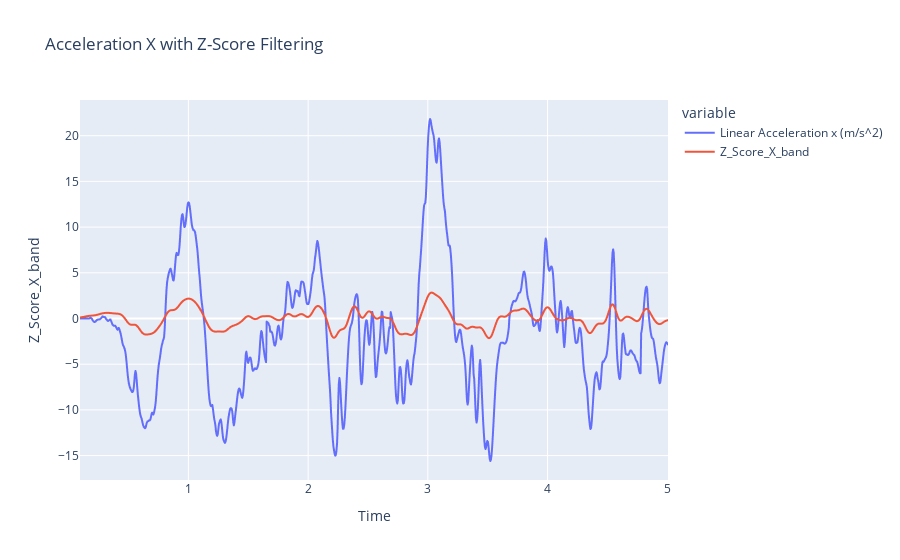
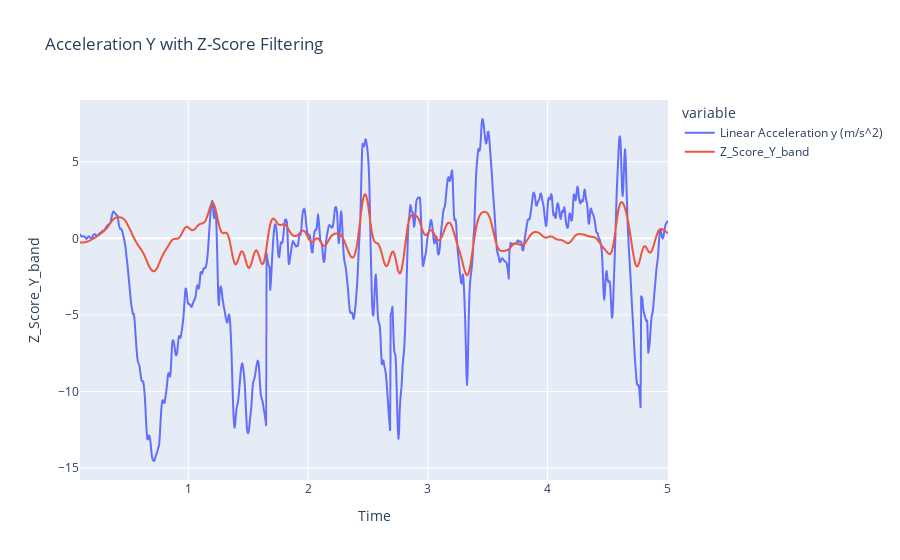
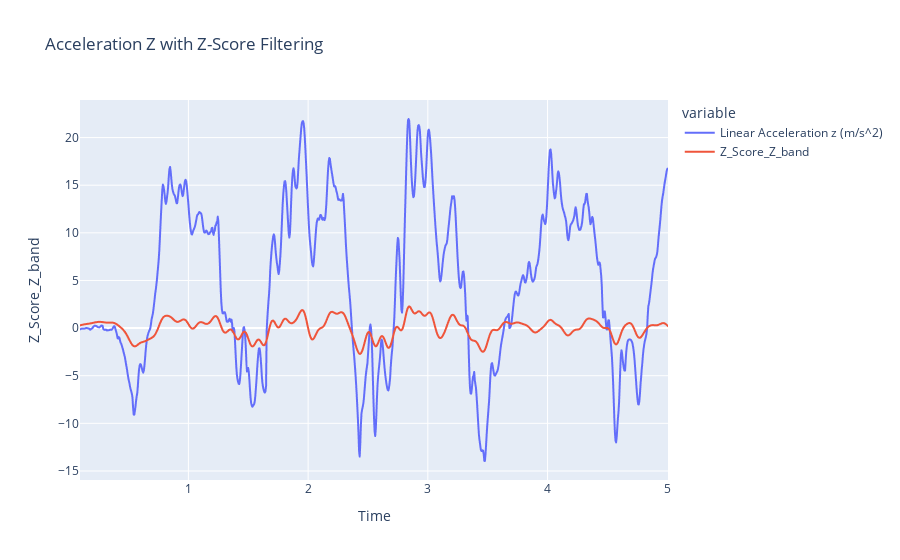

The notebook cell these images were saved under, in order:
### Code cell
# Berechnung der Z-Scores für jede Spalte (X, Y, Z)
filtered_new_data['Z_Score_X_band'] = stats.zscore(filtered_new_data['filtered_X_band'])
filtered_new_data['Z_Score_Y_band'] = stats.zscore(filtered_new_data['filtered_Y_band'])
filtered_new_data['Z_Score_Z_band'] = stats.zscore(filtered_new_data['filtered_Z_band'])

# Festlegen eines Schwellenwerts für Z-Scores, ab dem ein Punkt als Ausreißer betrachtet wird
z_score_threshold = 4

# Filtern der Ausreißer aus dem filterd_new_data (nur wenn alle drei Achsen unterhalb des Threshold liegen sind Daten ok)
new_data = new_data[(abs(stats.zscore(new_data['Linear Acceleration x (m/s^2)'])) <= z_score_threshold) &
                    (abs(stats.zscore(new_data['Linear Acceleration y (m/s^2)'])) <= z_score_threshold) &
                    (abs(stats.zscore(new_data['Linear Acceleration z (m/s^2)'])) <= z_score_threshold)]

# Jetzt enthält 'filtered_new_data' nur noch die Datenpunkte, die nicht als Ausreißer betrachtet werden.
print(filtered_new_data.shape)

#Plotting
plot_filter(filtered_new_data, 'Linear Acceleration x (m/s^2)', 'Z_Score_X_band', 'Acceleration X with Z-Score Filtering')
plot_filter(filtered_new_data, 'Linear Acceleration y (m/s^2)', 'Z_Score_Y_band', 'Acceleration Y with Z-Score Filtering')
plot_filter(filtered_new_data, 'Linear Acceleration z (m/s^2)', 'Z_Score_Z_band', 'Acceleration Z with Z-Score Filtering')

### Figure 1 — Plotly figure (JSON) as saved in the notebook; plotly's stock layout.template omitted (floating-point values rounded to 4 significant figures; data arrays with more than 128 entries replaced by an {"elided": "..."} marker saying what was removed)
{"data": [{"hovertemplate": "variable=Linear Acceleration x (m/s^2)<br>Time (s)=%{x}<br>value=%{y}<extra></extra>", "legendgroup": "Linear Acceleration x (m/s^2)", "line": {"color": "#636efa", "dash": "solid"}, "marker": {"symbol": "circle"}, "mode": "lines", "name": "Linear Acceleration x (m/s^2)", "showlegend": true, "type": "scattergl", "x": {"elided": "987 float values"}, "xaxis": "x", "y": {"elided": "987 float values"}, "yaxis": "y"}, {"hovertemplate": "variable=Z_Score_X_band<br>Time (s)=%{x}<br>value=%{y}<extra></extra>", "legendgroup": "Z_Score_X_band", "line": {"color": "#EF553B", "dash": "solid"}, "marker": {"symbol": "circle"}, "mode": "lines", "name": "Z_Score_X_band", "showlegend": true, "type": "scattergl", "x": {"elided": "987 float values"}, "xaxis": "x", "y": {"elided": "987 float values"}, "yaxis": "y"}], "layout": {"legend": {"title": {"text": "variable"}, "tracegroupgap": 0}, "title": {"text": "Acceleration X with Z-Score Filtering"}, "xaxis": {"anchor": "y", "domain": [0, 1], "title": {"text": "Time"}}, "yaxis": {"anchor": "x", "domain": [0, 1], "title": {"text": "Z_Score_X_band"}}}}

### Figure 2 — Plotly figure (JSON) as saved in the notebook; plotly's stock layout.template omitted (floating-point values rounded to 4 significant figures; data arrays with more than 128 entries replaced by an {"elided": "..."} marker saying what was removed)
{"data": [{"hovertemplate": "variable=Linear Acceleration y (m/s^2)<br>Time (s)=%{x}<br>value=%{y}<extra></extra>", "legendgroup": "Linear Acceleration y (m/s^2)", "line": {"color": "#636efa", "dash": "solid"}, "marker": {"symbol": "circle"}, "mode": "lines", "name": "Linear Acceleration y (m/s^2)", "showlegend": true, "type": "scattergl", "x": {"elided": "987 float values"}, "xaxis": "x", "y": {"elided": "987 float values"}, "yaxis": "y"}, {"hovertemplate": "variable=Z_Score_Y_band<br>Time (s)=%{x}<br>value=%{y}<extra></extra>", "legendgroup": "Z_Score_Y_band", "line": {"color": "#EF553B", "dash": "solid"}, "marker": {"symbol": "circle"}, "mode": "lines", "name": "Z_Score_Y_band", "showlegend": true, "type": "scattergl", "x": {"elided": "987 float values"}, "xaxis": "x", "y": {"elided": "987 float values"}, "yaxis": "y"}], "layout": {"legend": {"title": {"text": "variable"}, "tracegroupgap": 0}, "title": {"text": "Acceleration Y with Z-Score Filtering"}, "xaxis": {"anchor": "y", "domain": [0, 1], "title": {"text": "Time"}}, "yaxis": {"anchor": "x", "domain": [0, 1], "title": {"text": "Z_Score_Y_band"}}}}

### Figure 3 — Plotly figure (JSON) as saved in the notebook; plotly's stock layout.template omitted (floating-point values rounded to 4 significant figures; data arrays with more than 128 entries replaced by an {"elided": "..."} marker saying what was removed)
{"data": [{"hovertemplate": "variable=Linear Acceleration z (m/s^2)<br>Time (s)=%{x}<br>value=%{y}<extra></extra>", "legendgroup": "Linear Acceleration z (m/s^2)", "line": {"color": "#636efa", "dash": "solid"}, "marker": {"symbol": "circle"}, "mode": "lines", "name": "Linear Acceleration z (m/s^2)", "showlegend": true, "type": "scattergl", "x": {"elided": "987 float values"}, "xaxis": "x", "y": {"elided": "987 float values"}, "yaxis": "y"}, {"hovertemplate": "variable=Z_Score_Z_band<br>Time (s)=%{x}<br>value=%{y}<extra></extra>", "legendgroup": "Z_Score_Z_band", "line": {"color": "#EF553B", "dash": "solid"}, "marker": {"symbol": "circle"}, "mode": "lines", "name": "Z_Score_Z_band", "showlegend": true, "type": "scattergl", "x": {"elided": "987 float values"}, "xaxis": "x", "y": {"elided": "987 float values"}, "yaxis": "y"}], "layout": {"legend": {"title": {"text": "variable"}, "tracegroupgap": 0}, "title": {"text": "Acceleration Z with Z-Score Filtering"}, "xaxis": {"anchor": "y", "domain": [0, 1], "title": {"text": "Time"}}, "yaxis": {"anchor": "x", "domain": [0, 1], "title": {"text": "Z_Score_Z_band"}}}}
